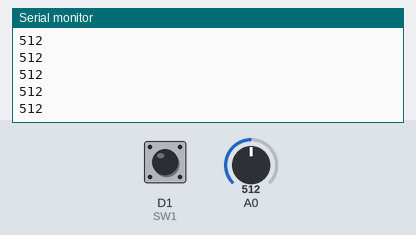
Simulated run of this sketch. Board: ESP8266 (NodeMCU). Parts: the last lines printed to the serial monitor. The inputs (shaded band) are chosen by the test bench; at power-on: A0 = 512, D1 (SW1) HIGH. WiFi joins after 1.5 s; servers stay silent unless stated.

Above: at 2.8 s.
2.9 s: A0 set to 716
At 3.4 s:
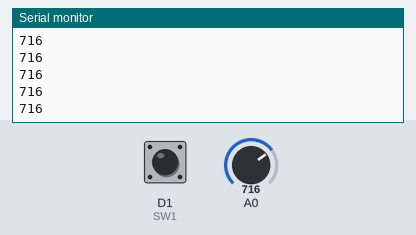
4.4 s: A0 set to 900
At 5.1 s:
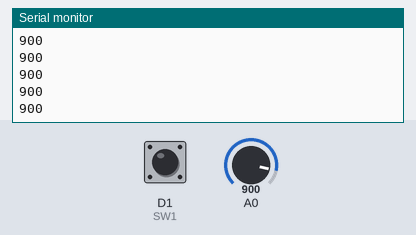
Timing chart, 0 to 7.4 s (numbered marks = the images above; inputs shaded):
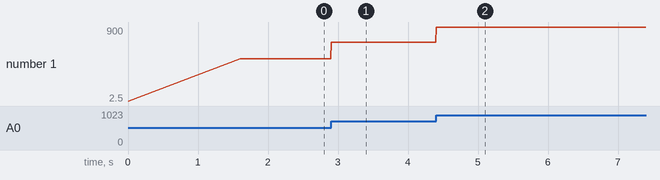

The sketch:

LAB10-1.ino
```cpp
#include <TridentTD_LineNotify.h>

#define SSID        "NatchPai"
#define PASSWORD    "powerpay4"
#define LINE_TOKEN  "aHzRDx0i15AkRVIfDGKt7h5DFn9T4NIY5ND5zF485u2"

#define SW1 D1
bool sw1State;
unsigned long previousPress;
unsigned long previous;
uint16_t dataReceived;
void setup() {
  Serial.begin(9600); Serial.println();
  Serial.println(LINE.getVersion());

  WiFi.begin(SSID, PASSWORD);
  Serial.printf("WiFi connecting to %s\n",  SSID);
  while(WiFi.status() != WL_CONNECTED) { Serial.print("."); delay(400); }
  Serial.printf("\nWiFi connected\nIP : ");
  Serial.println(WiFi.localIP());

  // กำหนด Line Token
  LINE.setToken(LINE_TOKEN);

  attachInterrupt(digitalPinToInterrupt(SW1), button1, FALLING);
  pinMode(SW1, INPUT);
}

ICACHE_RAM_ATTR void button1(){
  sw1State = 1;
}

void loop() {
  if (((millis() - previousPress) > 300 ) && sw1State) {
    previousPress = millis();
    if(digitalRead(SW1) == LOW) {
      LINE.notify("ตกกะปิ");
      sw1State = 0;
    }
  }

  dataReceived = analogRead(A0);
  Serial.println(dataReceived);
  if ((dataReceived <= 200) && (millis() - previous) > 5000 ) {
    previous = millis();
    LINE.notify("มันไม่สว่างสดใสเลย");
  }
}
```

Measured:
- after the input at 2.9 s, the serial monitor: prints a new line at once (image 1)
- after the input at 4.4 s, the serial monitor: prints a new line at once (image 2)
- plotted number 1: 512 → 716 after the input at 2.9 s, 716 → 9 after the input at 4.4 s
